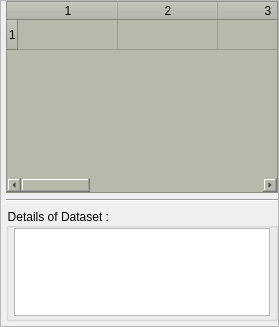
           <widget class="QFrame" name="frame_3">
            <property name="minimumSize">
             <size>
              <width>0</width>
              <height>0</height>
             </size>
            </property>
            <property name="frameShape">
             <enum>QFrame::StyledPanel</enum>
            </property>
            <property name="frameShadow">
             <enum>QFrame::Raised</enum>
            </property>
            <layout class="QVBoxLayout" name="verticalLayout_4">
             <property name="leftMargin">
              <number>5</number>
             </property>
             <property name="topMargin">
              <number>0</number>
             </property>
             <property name="rightMargin">
              <number>0</number>
             </property>
             <property name="bottomMargin">
              <number>5</number>
             </property>
             <item>
              <widget class="QTableWidget" name="tableWidget_dataset">
               <property name="styleSheet">
                <string notr="true">background-color: #b7baab;
color: black;
</string>
               </property>
               <property name="editTriggers">
                <set>QAbstractItemView::AnyKeyPressed</set>
               </property>
               <property name="dragDropOverwriteMode">
                <bool>false</bool>
               </property>
               <property name="sortingEnabled">
                <bool>true</bool>
               </property>
               <property name="rowCount">
                <number>1</number>
               </property>
               <property name="columnCount">
                <number>7</number>
               </property>
               <row/>
               <column>
                <property name="text">
                 <string>1</string>
                </property>
               </column>
               <column>
                <property name="text">
                 <string>2</string>
                </property>
               </column>
               <column/>
               <column/>
               <column/>
               <column/>
               <column/>
              </widget>
             </item>
             <item>
              <widget class="Line" name="line_2">
               <property name="orientation">
                <enum>Qt::Horizontal</enum>
               </property>
              </widget>
             </item>
             <item>
              <widget class="QGroupBox" name="groupBox_2">
               <property name="maximumSize">
                <size>
                 <width>16777215</width>
                 <height>113</height>
                </size>
               </property>
               <property name="styleSheet">
                <string notr="true">color: black;</string>
               </property>
               <property name="title">
                <string>Details of Dataset :    </string>
               </property>
               <layout class="QVBoxLayout" name="verticalLayout_10">
                <property name="leftMargin">
                 <number>5</number>
                </property>
                <property name="topMargin">
                 <number>0</number>
                </property>
                <property name="rightMargin">
                 <number>5</number>
                </property>
                <property name="bottomMargin">
                 <number>2</number>
                </property>
                <item>
                 <widget class="QTextEdit" name="detail_dataset"/>
                </item>
               </layout>
              </widget>
             </item>
            </layout>
           </widget>
